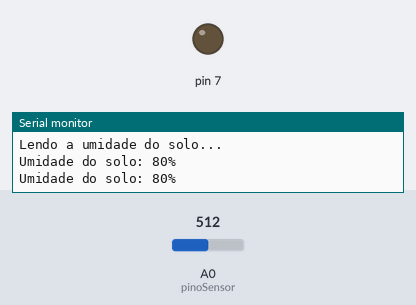
Simulated run of this sketch. Board: Arduino Uno, built with avr-gcc and run on an emulated ATmega328P. Shown: output pins drawn as LEDs (lit = HIGH), the last lines printed to the serial monitor. The inputs (shaded band) are chosen by the test bench; at power-on: A0 (pinoSensor) = 512.

Above: at 3.2 s.
3.3 s: A0 (pinoSensor) set to 1010
5.2 s: A0 (pinoSensor) set to 1023
At 6.5 s:
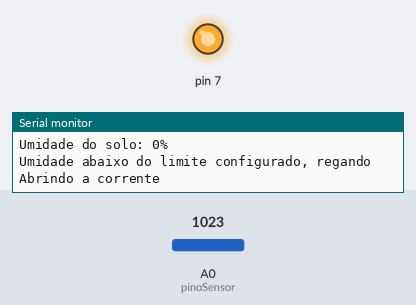
Timing chart, 0 to 13.5 s (numbered marks = the images above; inputs shaded):
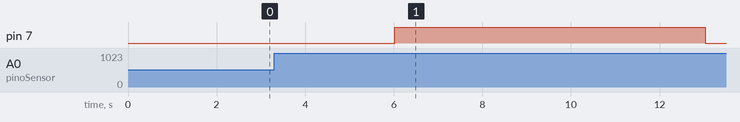

The sketch:

sensor-umidade-internet.ino
```cpp
#include <ArduinoJson.h>
#include <Ethernet.h>
#include <SPI.h>

const int pinoSensor = A0; //PINO UTILIZADO PELO SENSOR
int valorLido; //VARIÁVEL QUE ARMAZENA O PERCENTUAL DE UMIDADE DO SOLO

int analogSoloSeco = 1023; //VALOR MEDIDO COM O SOLO SECO (VOCÊ PODE FAZER TESTES E AJUSTAR ESTE VALOR)
int analogSoloMolhado = 380; //VALOR MEDIDO COM O SOLO MOLHADO (VOCÊ PODE FAZER TESTES E AJUSTAR ESTE VALOR)
int percSoloSeco = 0; //MENOR PERCENTUAL DO SOLO SECO (0% - NÃO ALTERAR)
int percSoloMolhado = 100; //MAIOR PERCENTUAL DO SOLO MOLHADO (100% - NÃO ALTERAR)

void setup(){
 Serial.begin(9600); //INICIALIZA A SERIAL
 pinMode(7, OUTPUT);
 Serial.println("Lendo a umidade do solo..."); //IMPRIME O TEXTO NO MONITOR SERIAL
 delay(2000); //INTERVALO DE 2 SEGUNDOS

}

void loop(){

  if(medirUmidade()<1){//default 45
    //pegar os dados do momento e jogar no BD
    liberarAgua();
    }
  delay(1000);  //INTERVALO DE 1 SEGUNDO

}

int medirUmidade(){
 valorLido = constrain(analogRead(pinoSensor),analogSoloMolhado,analogSoloSeco); //MANTÉM valorLido DENTRO DO INTERVALO (ENTRE analogSoloMolhado E analogSoloSeco)
 valorLido = map(valorLido,analogSoloMolhado,analogSoloSeco,percSoloMolhado,percSoloSeco); //EXECUTA A FUNÇÃO "map" DE ACORDO COM OS PARÂMETROS PASSADOS
 Serial.print("Umidade do solo: "); //IMPRIME O TEXTO NO MONITOR SERIAL
 Serial.print(valorLido); //IMPRIME NO MONITOR SERIAL O PERCENTUAL DE UMIDADE DO SOLO
 Serial.println("%"); //IMPRIME O CARACTERE NO MONITOR SERIAL
 return valorLido;

  }

 void liberarAgua(){
    Serial.println("Umidade abaixo do limite configurado, regando");
    Serial.println("Abrindo a corrente");
    digitalWrite(7,HIGH);
    delay(7000);// liberando água por 7 segundos
    Serial.println("Fechando a corrente");
    digitalWrite(7,LOW);
    Serial.println("Esperando a água -parar-");
    delay(15000);//delay de 15s

  }
```

Measured:
- the behaviour switches between 1022 and 1023 on A0 (pinoSensor) (found by bisection; images 0 and 1)
- after the input at 5.2 s, pin 7: LOW → HIGH after 0.83 s, → LOW 7.0 s later
